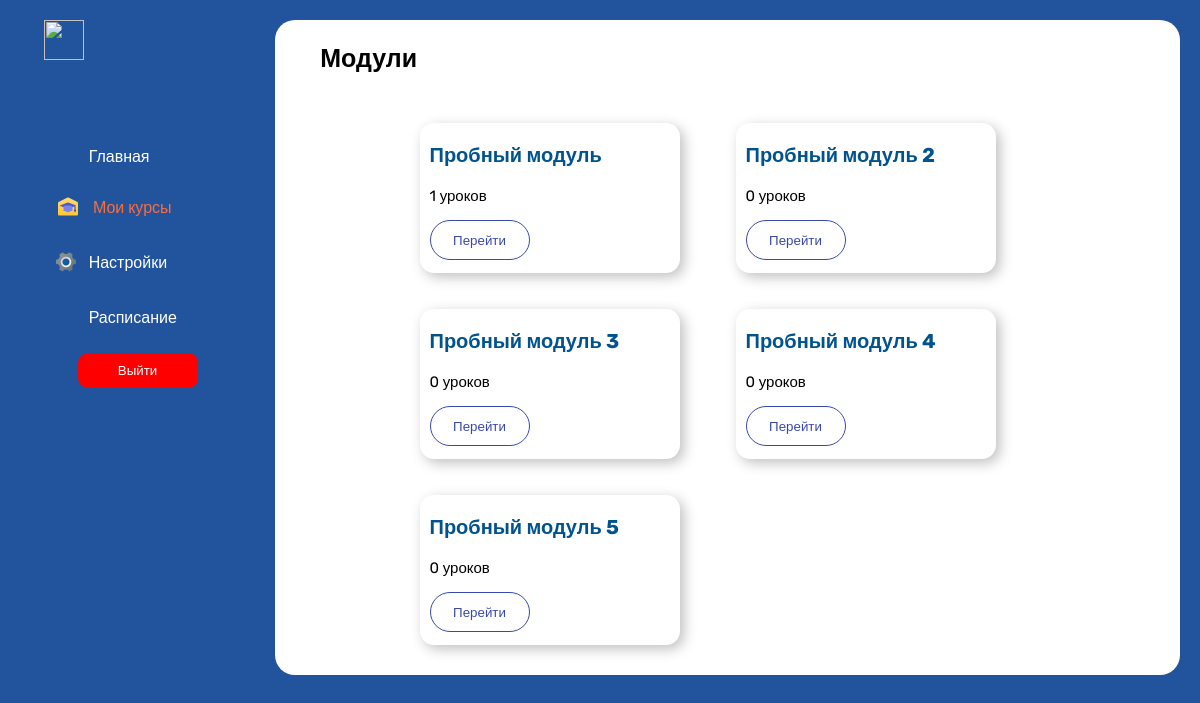
The app's page /users/student/courses/module14/ (signed in) with its own data.
### courses/models.py (models this page shows, shortened)
class Module(models.Model):
    title = models.CharField(max_length=255)  # Название модуля
    description = models.TextField()  # Описание модуля
    order = models.PositiveIntegerField()  # Порядковый номер модуля
    course = models.ForeignKey(Course, on_delete=models.CASCADE, related_name='modules')  # Связь с моделью "Course"
    class Meta:
        verbose_name = 'Модуль'
        verbose_name_plural = 'Модули'

### courses/views.py (the view)
# urls.py: path('module<int:pk>/', Modules.as_view(), name='modules'),
class Modules(View):
    def get(self, request, pk):
        if request.user.groups.filter(name='Администраторы').exists():
            module = Module.objects.filter(course__pk=pk)
            return render(request, 'users/admin/module.html', {'modules': module})
        elif request.user.groups.filter(name='Кураторы').exists():
            module = Module.objects.filter(course__pk=pk, course__curators=request.user)
            return render(request, 'users/curator/moduleAdmin.html', {'modules': module})
        else:
            module = Module.objects.filter(course__pk=pk, course__students=request.user)
            return render(request, 'users/student/module.html', {'modules': module})

### users/templates/users/student/module.html (shortened to what this page needs)
{% extends 'users/student/base.html' %}
{% load static %}
  {% block css %}<link rel="stylesheet" href="{% static 'student/css/module.css' %}">{% endblock %}
    {% block content %}
        <div class="content">
       <div class="my-courses">
            <h3>Модули</h3>
            <div class="modules">
                {% for module in modules %}
                <div class="course">
                  <a  href="{% url 'users:student:courses:lessons_by_module' module.id %}"><p class="module-name" ><b>{{ module.title }}</b></p></a>
                  <p>{{ module.lesson_set.count }} уроков</p>
                  <div class="buttons">
                    <a  href="{% url 'users:student:courses:lessons_by_module' module.id %}"><button class="go">Перейти</button></a>
                  </div>
                </div>
                {% endfor %}
            </div>
        </div>
    </div>
        </div>
    {% endblock %}

### users/static/student/css/module.css (style rules this page uses)
body { background-color: #22549E; margin: 0; padding: 0; }
* { font-family: 'Rubik', sans-serif !important; }
.all_page .content { background-color: white; border-radius: 20px; height: 100%; width: 77%; margin: 20px; }
a { color: white; font-family: Roboto; text-decoration: none; }
p { font-family: 'Poppins'; font-size: 15px; }
.my-courses { width: 90%; margin-left: auto; margin-right: auto; }
h3 { margin-left: 0; font-size: 25px; font-family: 'Poppins'; margin-top: 3%; margin-bottom: 2.5%; }
.course { background: #FFFFFF; box-shadow: 4px 4px 13px rgba(0, 0, 0, 0.25); border-radius: 14px; width: 250px; height: 150px; margin-top: 20px; padding-left: 10px; transition: 1s; }
.modules { display: grid; grid-template-columns: repeat(auto-fit, minmax(300px, auto)); justify-content: center; gap: 1rem; margin-top: 30px; margin-bottom: 30px; transition: 1s; }
.module-name { color: #00538E; font-size: 20px; }
.buttons { display: flex; justify-content: space-between; align-items: center; }
.buttons .go { background-color: inherit; border: 1px solid #3949AB; border-radius: 40px; color: #3949AB; width: 100px; height: 40px; cursor: pointer; }

### records on screen
Module: title "Пробный модуль", lesson_set.count "1"
Module: title "Пробный модуль 2", lesson_set.count "0"
Module: title "Пробный модуль 3", lesson_set.count "0"
Module: title "Пробный модуль 4", lesson_set.count "0"
Module: title "Пробный модуль 5", lesson_set.count "0"
